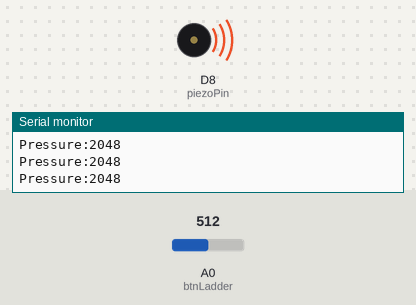
Bench run of a sketch on a simulated Arduino Zero (SAMD21). Parts: buzzer (waves = sounding), the last lines printed to the serial monitor. Inputs (shaded band) come from the test bench; at power-on: A0 (btnLadder) = 512 (analog values on the 0–1023 scale).

Above: at 1.2 s.
1.3 s: A0 (btnLadder) set to 20
At 1.9 s:
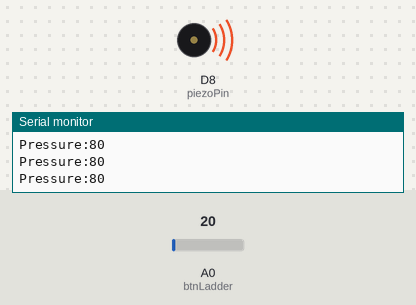
2.8 s: A0 (btnLadder) set to 16
At 4.0 s:
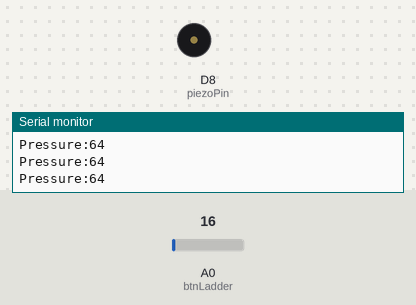
4.3 s: A0 (btnLadder) set to 80
At 5.5 s:
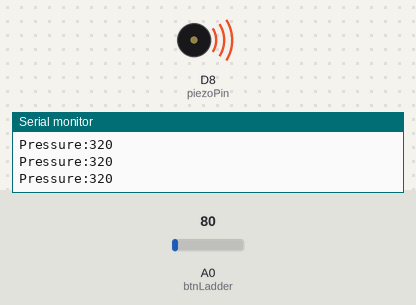
5.8 s: A0 (btnLadder) set to 0
At 6.7 s:
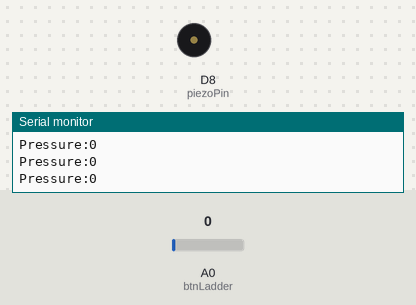
Timing chart, 0 to 8.3 s (numbered marks = the images above; inputs shaded):
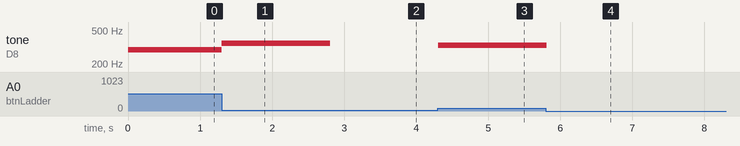

The sketch:

Keyboard_Instrument.ino
```cpp
const int btnLadder = A0, piezoPin = 8;
int notes[] = {264, 294, 330, 349};

 void setup() {
  Serial.begin(9600);
  analogReadResolution(12);
}

void loop() {
  int keyPressure = analogRead(btnLadder);

  if (keyPressure < 70) {
    noTone(piezoPin);
  } else if (keyPressure <= 100) {
    tone(piezoPin, notes[3]);
  } else if (keyPressure <= 2000) {
    tone(piezoPin, notes[2]);
  } else if (keyPressure <= 4050) {
    tone(piezoPin, notes[1]);
  } else {
    tone(piezoPin, notes[0]);
  }
  Serial.print("Pressure:");
  Serial.println(keyPressure);
  delay(100);
}
```

Measured:
- the behaviour switches between 18 and 17 on A0 (btnLadder) (found by bisection; images 1 and 2)
- after the input at 1.3 s, tone on D8 (piezoPin): 294 Hz → 349 Hz at once
- after the input at 2.8 s, tone on D8 (piezoPin): 349 Hz → silent at once
- after the input at 4.3 s, tone on D8 (piezoPin): silent → 330 Hz at once
- after the input at 5.8 s, tone on D8 (piezoPin): 330 Hz → silent at once
